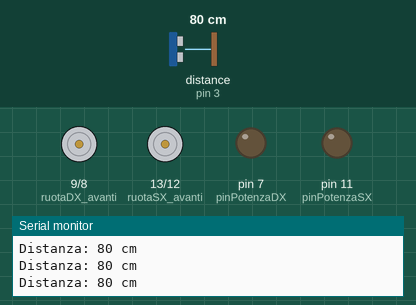
The sketch below on a simulated Arduino Uno, built with avr-gcc and run on an emulated ATmega328P. On the bench: motor-driver pin pairs drawn as motors (green arrow = first pin HIGH = forward, orange = second pin HIGH = backward, longer = more drive), output pins drawn as LEDs (lit = HIGH), the last lines printed to the serial monitor. Wiring (inferred from the names in the program): ultrasonic range finder: trigger pin 4; echo pin 3. Inputs (shaded band) come from the test bench; at power-on: distance to the obstacle (sensor on pin 3) 80 cm. The echo pulse lasts 58.3 µs per cm; pins used as bus, display or sensor lines are not drawn.

Above: at 1.2 s.
1.3 s: distance to the obstacle (sensor on pin 3) set to 56 cm
2.8 s: distance to the obstacle (sensor on pin 3) set to 48 cm
At 3.8 s:
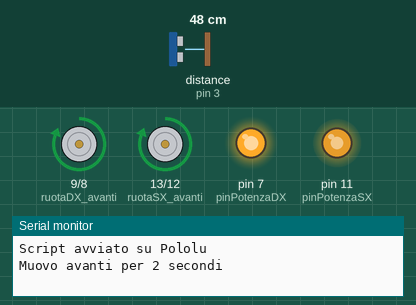
At 22.5 s:
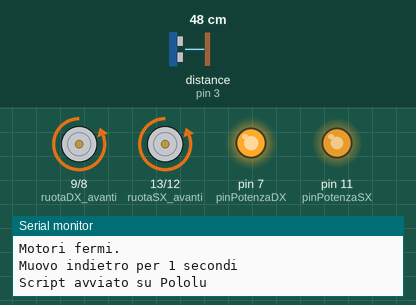
Timing chart, 0 to 38.1 s (numbered marks = the images above; inputs shaded):
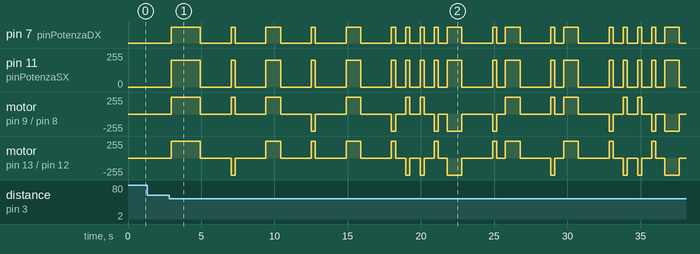

The sketch:

TUTTO_MENO_QUINDI_BUONO.ino
```cpp
#include <Servo.h>
#include <SoftwareSerial.h>

Servo myservo;

static int trigger = 4;
static int echo = 3;

long durata;
long distanza;

bool programmaAvviato = false;


// Definizione della comunicazione seriale con Pololu
SoftwareSerial maestroSerial(19, 18);


// Pin motori per avanti e indietro
const int ruotaSX_indietro = 12; // Ruota sinistra indietro
const int ruotaSX_avanti = 13;   // Ruota sinistra avanti
const int pinPotenzaSX = 11;
const int ruotaDX_indietro = 8;  // Ruota destra indietro
const int ruotaDX_avanti = 9;    // Ruota destra avanti
const int pinPotenzaDX = 7;


// Costanti di configurazione
const int potenza = 200; // Potenza PWM per i motori
const int tempo_per_90_gradi = 550; // Tempo stimato per girare di 90°


// Funzione per avviare lo script su Pololu
void startScript() {
    if(programmaAvviato) {
      maestroSerial.write(0xA7); // Comando "Restart Script"
      Serial.println("Script avviato su Pololu");
    }
}


// Funzione per fermare i motori
void fermaMotori() {
    Serial.println("Motori fermi.");
    digitalWrite(ruotaSX_indietro, LOW);
    digitalWrite(ruotaSX_avanti, LOW);
    analogWrite(pinPotenzaSX, 0);
    digitalWrite(ruotaDX_indietro, LOW);
    digitalWrite(ruotaDX_avanti, LOW);
    analogWrite(pinPotenzaDX, 0);
}


// Funzione per muoversi dritto
void dritto(int secondi) {
    Serial.print("Muovo avanti per ");
    Serial.print(secondi);
    Serial.println(" secondi");

    digitalWrite(ruotaSX_indietro, LOW);
    digitalWrite(ruotaSX_avanti, HIGH);
    analogWrite(pinPotenzaSX, potenza);
    digitalWrite(ruotaDX_indietro, LOW);
    digitalWrite(ruotaDX_avanti, HIGH);
    analogWrite(pinPotenzaDX, potenza);

    delay(secondi * 1000);
    fermaMotori();
}


void indietro(int secondi) {
    Serial.print("Muovo indietro per ");
    Serial.print(secondi);
    Serial.println(" secondi");

    digitalWrite(ruotaSX_indietro, HIGH);
    digitalWrite(ruotaSX_avanti, LOW);
    analogWrite(pinPotenzaSX, potenza);
    digitalWrite(ruotaDX_indietro, HIGH);
    digitalWrite(ruotaDX_avanti, LOW); startScript();
    analogWrite(pinPotenzaDX, potenza);

    delay(secondi * 1000);
    fermaMotori();
}


// Funzione per ruotare
void ruota(int gradi, bool destra) {
    fermaMotori();
    delay(100);

    int tempo_rotazione = (tempo_per_90_gradi * gradi) / 90;

    Serial.print("Ruoto di ");
    Serial.print(gradi);
    Serial.print(" gradi a ");
    Serial.println(destra ? "destra" : "sinistra");

    if (destra) {
        digitalWrite(ruotaSX_indietro, LOW);
        digitalWrite(ruotaSX_avanti, HIGH);
        analogWrite(pinPotenzaSX, potenza);
        digitalWrite(ruotaDX_indietro, LOW);
        digitalWrite(ruotaDX_avanti, LOW);
        analogWrite(pinPotenzaDX, 0);
    } else {
        digitalWrite(ruotaSX_indietro, LOW);
        digitalWrite(ruotaSX_avanti, LOW);
        analogWrite(pinPotenzaSX, 0);
        digitalWrite(ruotaDX_indietro, LOW);
        digitalWrite(ruotaDX_avanti, HIGH);
        analogWrite(pinPotenzaDX, potenza);
    }

    delay(tempo_rotazione);
    fermaMotori();
    delay(100);
}


// Funzione per ruotare su se stesso
void ruota_se_stesso(int gradi, bool destra) {
    fermaMotori();
    delay(100);

    int tempo_rotazione = (tempo_per_90_gradi * gradi) / 90;

    Serial.print("Ruoto su me stesso di ");
    Serial.print(gradi);
    Serial.print(" gradi a ");
    Serial.println(destra ? "destra" : "sinistra");

    if (destra) {
        digitalWrite(ruotaSX_indietro, LOW);
        digitalWrite(ruotaSX_avanti, HIGH);
        analogWrite(pinPotenzaSX, potenza);
        digitalWrite(ruotaDX_indietro, HIGH);
        digitalWrite(ruotaDX_avanti, LOW);
        analogWrite(pinPotenzaDX, potenza);
    } else {
        digitalWrite(ruotaSX_indietro, HIGH);
        digitalWrite(ruotaSX_avanti, LOW);
        analogWrite(pinPotenzaSX, potenza);
        digitalWrite(ruotaDX_indietro, LOW);
        digitalWrite(ruotaDX_avanti, HIGH);
        analogWrite(pinPotenzaDX, potenza);
    }

    delay(tempo_rotazione);
    fermaMotori();
    delay(100);
}


void misurareDistanza() {
  digitalWrite(trigger, HIGH);
  delayMicroseconds(10); // Impulso esatto di 10μs
  digitalWrite(trigger, LOW);

  durata = pulseIn(echo, HIGH, 300000); // Timeout aumentato a 300ms

  if (durata > 0) {
    distanza = durata / 29 / 2;
    Serial.print("Distanza: ");
    Serial.print(distanza);
    Serial.println(" cm");
  } else {
    distanza = -1;
    Serial.println("Nessun segnale rilevato!");
  }
}

void setup() {
  Serial.begin(9600);

  pinMode(trigger, OUTPUT);
  pinMode(echo, INPUT);
  digitalWrite(trigger, LOW);
  delay(50);

  myservo.write(30);


  maestroSerial.begin(9600);

  pinMode(ruotaSX_indietro, OUTPUT);
  pinMode(ruotaSX_avanti, OUTPUT);
  pinMode(pinPotenzaSX, OUTPUT);
  pinMode(ruotaDX_indietro, OUTPUT);
  pinMode(ruotaDX_avanti, OUTPUT);
  pinMode(pinPotenzaDX, OUTPUT);

  fermaMotori();
}

void loop() {
  if (!programmaAvviato) {
    digitalWrite(trigger, HIGH);
        delayMicroseconds(10);
        digitalWrite(trigger, LOW);
        durata = pulseIn(echo, HIGH, 300000);

        if (durata > 0) {
            distanza = durata / 29 / 2;
            Serial.print("Distanza: ");
            Serial.print(distanza);
            Serial.println(" cm");
        } else {
            distanza = -1;
            Serial.println("Nessun segnale rilevato!");
        }

        if (distanza <= 50 && distanza > 0) {
            Serial.println("Ostacolo rilevato! Avvio il movimento del servo.");
            programmaAvviato = true;
        }
  }

  if (programmaAvviato) {

    startScript();


    dritto(2);
    delay(2000);


    // ruota a sinistra di 45 ;
    ruota_se_stesso(45, false);

    // ruota(45, false);
    // ruota(45, false);
    delay(2000);


    dritto(1);
    delay(2000);


    // ruota a destra di 45
    ruota_se_stesso(45, true);
    //ruota(28, true);
    //ruota(28, true);
    delay(2000);


    dritto(1);
    delay(2000);


    // ruota su se stesso???
    ruota_se_stesso(45, true);
    delay(500);
    ruota_se_stesso(45, false);
    delay(500);
    ruota_se_stesso(45, false);
    delay(500);
    ruota_se_stesso(45, true);
    delay(500);


    indietro(1);
    delay(2000);


    ruota_se_stesso(45, true);
    delay(500);


    dritto(1);
    delay(2000);


    ruota_se_stesso(45, false);
    delay(500);


    dritto(1);
    delay(2000);


     ruota_se_stesso(45, true);
    delay(500);
    ruota_se_stesso(45, false);
    delay(500);
    ruota_se_stesso(45, false);
    delay(500);
    ruota_se_stesso(45, true);
    delay(500);

    indietro(1);
    delay(2000);


    ruota_se_stesso(45, true);
    delay(500);


    dritto(1);
    delay(2000);


    ruota_se_stesso(45, false);
    delay(500);


    dritto(1);
    delay(2000);


     ruota_se_stesso(45, true);
    delay(500);
    ruota_se_stesso(45, false);
    delay(500);
    ruota_se_stesso(45, false);
    delay(500);
    ruota_se_stesso(45, true);
    delay(500);

    indietro(1);
    delay(2000);

    // ruota a sinistra di 45 ;
    ruota_se_stesso(45, false);
    delay(2000);

    dritto(1);
    delay(2000);

    ruota_se_stesso(45, true);
    delay(2000);

    dritto(1);
    delay(2000);

    for(int i = 0; i < 1000; i++) {
      ruota_se_stesso(45, true);
      delay(500);
      ruota_se_stesso(45, false);
      delay(500);
      ruota_se_stesso(45, false);
      delay(500);
      ruota_se_stesso(45, true);
      delay(500);
    }

  }

  delay(100);
}
```

Measured:
- the behaviour switches between 52 and 51 cm on distance to the obstacle (sensor on pin 3) (found by bisection; images 0 and 1)
- after the input at 2.8 s, pin 7 (pinPotenzaDX): LOW → HIGH after 0.14 s, → LOW 2.0 s later, → HIGH 2.1 s later, → LOW 0.28 s later, … (38 changes in this stretch); pin 11 (pinPotenzaSX): 0/255 → 200/255 after 0.14 s, → 0/255 2.0 s later, → 200/255 2.1 s later, → 0/255 0.28 s later, … (38 changes in this stretch)
